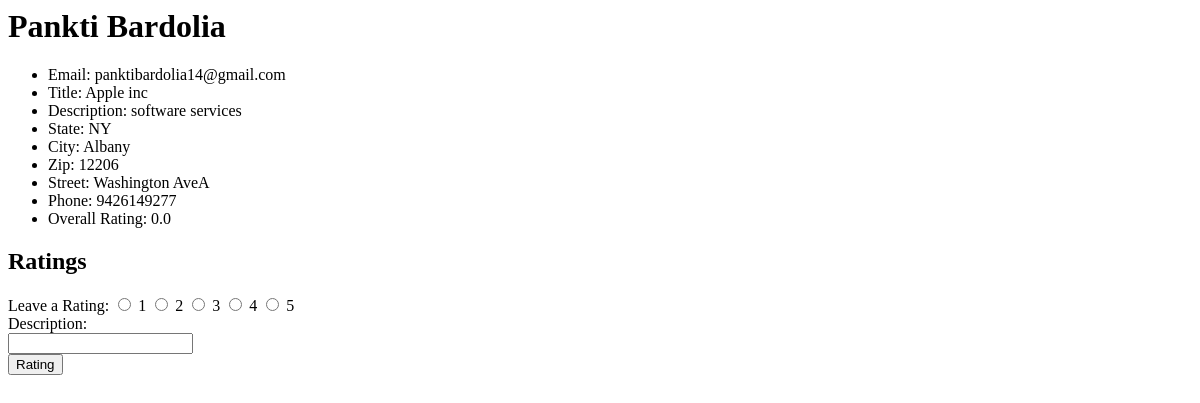
/RateMyServices/3&3/, run on an earlier commit of the app's database.
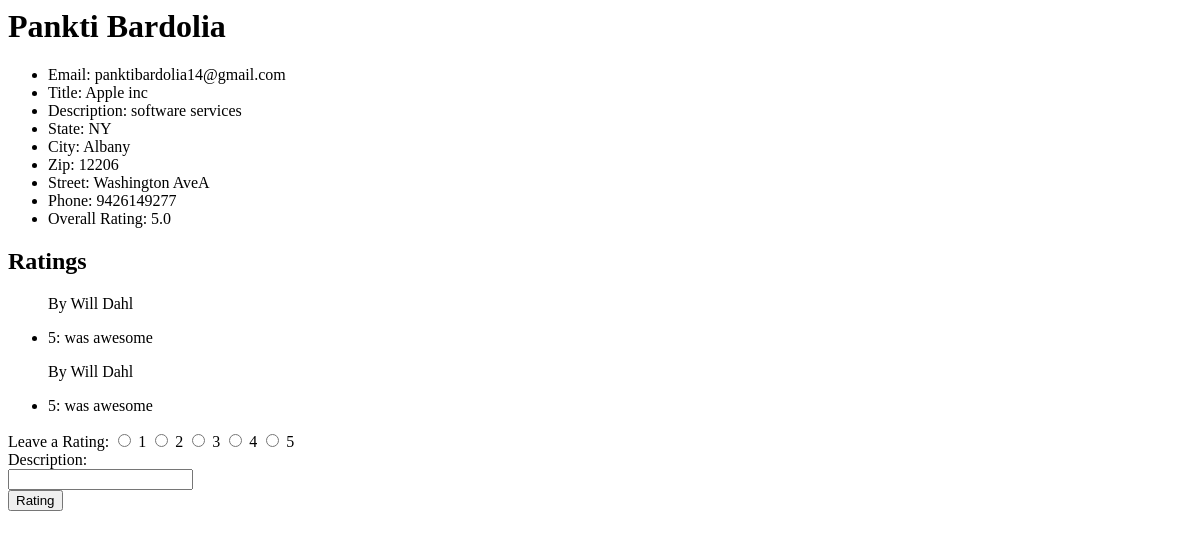
And on a later commit of the database.
### RateMyServices/models.py (models this page shows, shortened)
class ProfessionalUser(models.Model):
	generalUserID = models.ForeignKey(User, on_delete=models.CASCADE)
	title = models.CharField(max_length=30, default='')
	description = models.CharField(max_length=200, default='')
	avg_rating = models.FloatField(default=0.0)

class Rating(models.Model):
	rater = models.ForeignKey(User, on_delete=models.CASCADE)
	provider = models.ForeignKey(ProfessionalUser, on_delete=models.CASCADE)
	service = models.ForeignKey(Service, on_delete=models.CASCADE, default=None)
	rating = models.IntegerField()
	description = models.CharField(max_length=200)
	verified = models.BooleanField(default=False)

### accounts/models.py (models this page shows, shortened)
class User(AbstractBaseUser):
    email   = models.EmailField(max_length=255,unique=True)
    active  = models.BooleanField(default=True)
    staff   = models.BooleanField(default=False) # a admin user; non super-user
    admin   = models.BooleanField(default=False) # a superuser
    first_name  = models.CharField(max_length=30,null=True,blank=False)
    last_name   = models.CharField(max_length=30,null=True,blank=False)
    professional = models.BooleanField(default=False)
    state       = models.CharField(max_length=30,null=True,blank=False)
    city        = models.CharField(max_length=30,null=True,blank=False)
    zips        = models.CharField(max_length=5,null=True,blank=False)
    street      = models.CharField(max_length=100,null=True,blank=False)
    phone       = models.CharField(max_length=12,null=True,blank=False)
    profile_image = models.ImageField(upload_to='profile_pics/', blank=True)
    USERNAME_FIELD = 'email'
    REQUIRED_FIELDS = ['first_name','last_name'] # Email & Password are required by default.
    objects = UserManager()

### RateMyServices/views.py (the view)
# urls.py: path('<int:professionaluser_id>&<int:generaluser_id>/', views.user_profile, name='user_profile'),
def user_profile(request, professionaluser_id, generaluser_id):
	pUser = get_object_or_404(ProfessionalUser, id=professionaluser_id)
	gUser = get_object_or_404(User, id=generaluser_id)
	return render(request, 'RateMyServices/user_profile.html', {'pUser': pUser, 'gUser': gUser})

### RateMyServices/templates/RateMyServices/user_profile.html (shortened to what this page needs)
<h1>{{ pUser.generalUserID.first_name }} {{ pUser.generalUserID.last_name }}</h1>
<ul>
	<li>Email: {{ pUser.generalUserID.email }}</li>
	<li>Title: {{ pUser.title }}</li>
	<li>Description: {{ pUser.description }}</li>
	<li>State: {{ pUser.generalUserID.state }}</li>
	<li>City: {{ pUser.generalUserID.city }}</li>
	<li>Zip: {{ pUser.generalUserID.zips }}</li>
	<li>Street: {{ pUser.generalUserID.street }}</li>
	<li>Phone: {{ pUser.generalUserID.phone }}</li>
	<li>Overall Rating: {{ pUser.avg_rating }}</li>
</ul>
<h2>Ratings</h2>
<ul>
	{% for rating in pUser.rating_set.all %}
	<p>By {{ rating.rater.first_name }} {{ rating.rater.last_name }}</p>
	<li>{{ rating.rating }}: {{ rating.description}}</li>
	{% endfor %}
</ul>
<form action="{% url 'RateMyServices:rate' pUser.id gUser.id%}" method="post">
	Leave a Rating:
	<input type="radio" name="rating" id="rating1" value="1">
	<label for="rating1">1</label>
	<input type="radio" name="rating" id="rating2" value="2">
	<label for="rating2">2</label>
	<input type="radio" name="rating" id="rating3" value="3">
	<label for="rating3">3</label>
	<input type="radio" name="rating" id="rating4" value="4">
	<label for="rating4">4</label>
	<input type="radio" name="rating" id="rating5" value="5">
	<label for="rating5">5</label>
	<br>
	Description:<br>
	<input type="text" name="description"><br>
	<input type="submit" value="Rating">

What changed in the data, as far as the page shows it:
changed ProfessionalUser "Apple inc": avg_rating "0.0" → "5.0"
added Rating: rater.first_name "Will", rater.last_name "Dahl", rating "5", description "was awesome"
added Rating: rater.first_name "Will", rater.last_name "Dahl", rating "5", description "was awesome"
